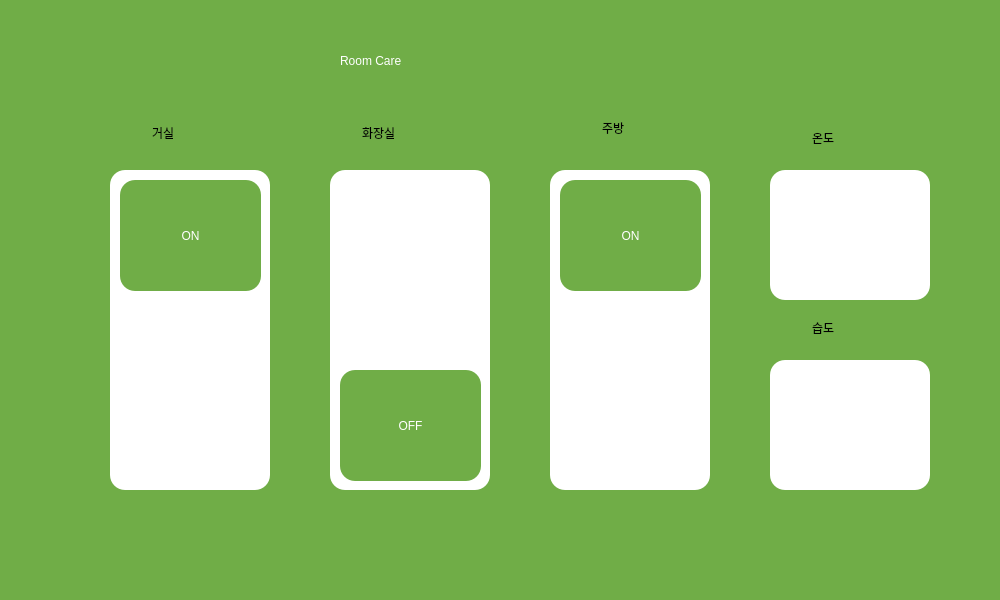
<?xml version="1.0" encoding="UTF-8"?>
<ui version="4.0">
 <class>MainWindow</class>
 <widget class="QMainWindow" name="MainWindow">
  <property name="geometry">
   <rect>
    <x>0</x>
    <y>0</y>
    <width>1000</width>
    <height>600</height>
   </rect>
  </property>
  <property name="windowTitle">
   <string>MainWindow</string>
  </property>
  <property name="styleSheet">
   <string notr="true">background-color : rgb(112,173,71);</string>
  </property>
  <widget class="QWidget" name="centralwidget">
   <widget class="QLabel" name="title">
    <property name="geometry">
     <rect>
      <x>340</x>
      <y>10</y>
      <width>361</width>
      <height>101</height>
     </rect>
    </property>
    <property name="styleSheet">
     <string notr="true">font: 34pt &quot;Arial Rounded MT Bold&quot;;
color : white;</string>
    </property>
    <property name="text">
     <string>Room Care</string>
    </property>
   </widget>
   <widget class="QLabel" name="label">
    <property name="geometry">
     <rect>
      <x>110</x>
      <y>170</y>
      <width>160</width>
      <height>320</height>
     </rect>
    </property>
    <property name="styleSheet">
     <string notr="true">background-color : white;
border-radius : 15px;</string>
    </property>
    <property name="text">
     <string/>
    </property>
   </widget>
   <widget class="QLabel" name="box2">
    <property name="geometry">
     <rect>
      <x>330</x>
      <y>170</y>
      <width>160</width>
      <height>320</height>
     </rect>
    </property>
    <property name="styleSheet">
     <string notr="true">background-color : white;
border-radius : 15px;</string>
    </property>
    <property name="text">
     <string/>
    </property>
   </widget>
   <widget class="QLabel" name="box3">
    <property name="geometry">
     <rect>
      <x>550</x>
      <y>170</y>
      <width>160</width>
      <height>320</height>
     </rect>
    </property>
    <property name="styleSheet">
     <string notr="true">background-color : white;
border-radius : 15px;</string>
    </property>
    <property name="text">
     <string/>
    </property>
   </widget>
   <widget class="QLabel" name="temp">
    <property name="geometry">
     <rect>
      <x>770</x>
      <y>170</y>
      <width>160</width>
      <height>130</height>
     </rect>
    </property>
    <property name="styleSheet">
     <string notr="true">background-color : white;
border-radius : 15px;</string>
    </property>
    <property name="text">
     <string/>
    </property>
   </widget>
   <widget class="QLabel" name="humi">
    <property name="geometry">
     <rect>
      <x>770</x>
      <y>360</y>
      <width>160</width>
      <height>130</height>
     </rect>
    </property>
    <property name="styleSheet">
     <string notr="true">background-color : white;
border-radius : 15px;</string>
    </property>
    <property name="text">
     <string/>
    </property>
   </widget>
   <widget class="QLineEdit" name="lineEdit">
    <property name="geometry">
     <rect>
      <x>150</x>
      <y>110</y>
      <width>81</width>
      <height>51</height>
     </rect>
    </property>
    <property name="styleSheet">
     <string notr="true">border : none;
font: 200 18pt &quot;Arial Black&quot;;</string>
    </property>
    <property name="text">
     <string>거실</string>
    </property>
   </widget>
   <widget class="QLineEdit" name="lineEdit_2">
    <property name="geometry">
     <rect>
      <x>360</x>
      <y>110</y>
      <width>101</width>
      <height>51</height>
     </rect>
    </property>
    <property name="styleSheet">
     <string notr="true">border : none;
font: 87 18pt &quot;Arial Black&quot;;</string>
    </property>
    <property name="text">
     <string>화장실</string>
    </property>
   </widget>
   <widget class="QLineEdit" name="lineEdit_3">
    <property name="geometry">
     <rect>
      <x>600</x>
      <y>110</y>
      <width>91</width>
      <height>41</height>
     </rect>
    </property>
    <property name="styleSheet">
     <string notr="true">border : none;
font: 87 18pt &quot;Arial Black&quot;;</string>
    </property>
    <property name="text">
     <string>주방</string>
    </property>
   </widget>
   <widget class="QLineEdit" name="lineEdit_4">
    <property name="geometry">
     <rect>
      <x>810</x>
      <y>120</y>
      <width>91</width>
      <height>41</height>
     </rect>
    </property>
    <property name="styleSheet">
     <string notr="true">border : none;
font: 87 18pt &quot;Arial Black&quot;;</string>
    </property>
    <property name="text">
     <string>온도</string>
    </property>
   </widget>
   <widget class="QLineEdit" name="lineEdit_5">
    <property name="geometry">
     <rect>
      <x>810</x>
      <y>310</y>
      <width>101</width>
      <height>41</height>
     </rect>
    </property>
    <property name="styleSheet">
     <string notr="true">border : none;
font: 87 18pt &quot;Arial Black&quot;;</string>
    </property>
    <property name="text">
     <string>습도</string>
    </property>
   </widget>
   <widget class="QPushButton" name="LED1">
    <property name="geometry">
     <rect>
      <x>120</x>
      <y>180</y>
      <width>141</width>
      <height>111</height>
     </rect>
    </property>
    <property name="styleSheet">
     <string notr="true">border-radius :15px;
color : white;
font: 87 16pt &quot;Arial Black&quot;;</string>
    </property>
    <property name="text">
     <string>ON</string>
    </property>
   </widget>
   <widget class="QPushButton" name="LED3">
    <property name="geometry">
     <rect>
      <x>560</x>
      <y>180</y>
      <width>141</width>
      <height>111</height>
     </rect>
    </property>
    <property name="styleSheet">
     <string notr="true">border-radius :15px;
color : white;
font: 87 16pt &quot;Arial Black&quot;;</string>
    </property>
    <property name="text">
     <string>ON</string>
    </property>
   </widget>
   <widget class="QPushButton" name="LED2">
    <property name="geometry">
     <rect>
      <x>340</x>
      <y>370</y>
      <width>141</width>
      <height>111</height>
     </rect>
    </property>
    <property name="styleSheet">
     <string notr="true">border-radius :15px;
color : white;
font: 87 16pt &quot;Arial Black&quot;;</string>
    </property>
    <property name="text">
     <string>OFF</string>
    </property>
   </widget>
  </widget>
  <widget class="QStatusBar" name="statusbar"/>
 </widget>
 <resources/>
 <connections/>
</ui>
